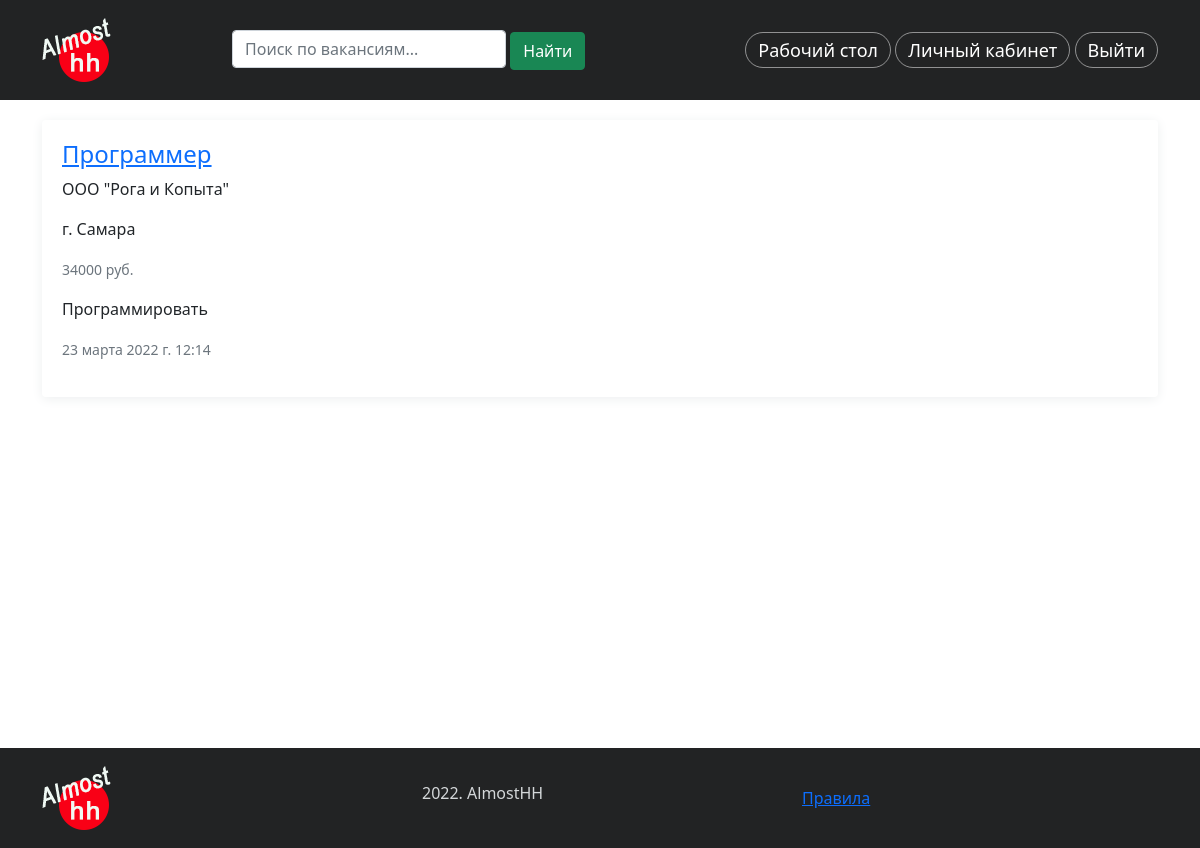
Before: /portal/find_job/ (signed in) with the older database file.
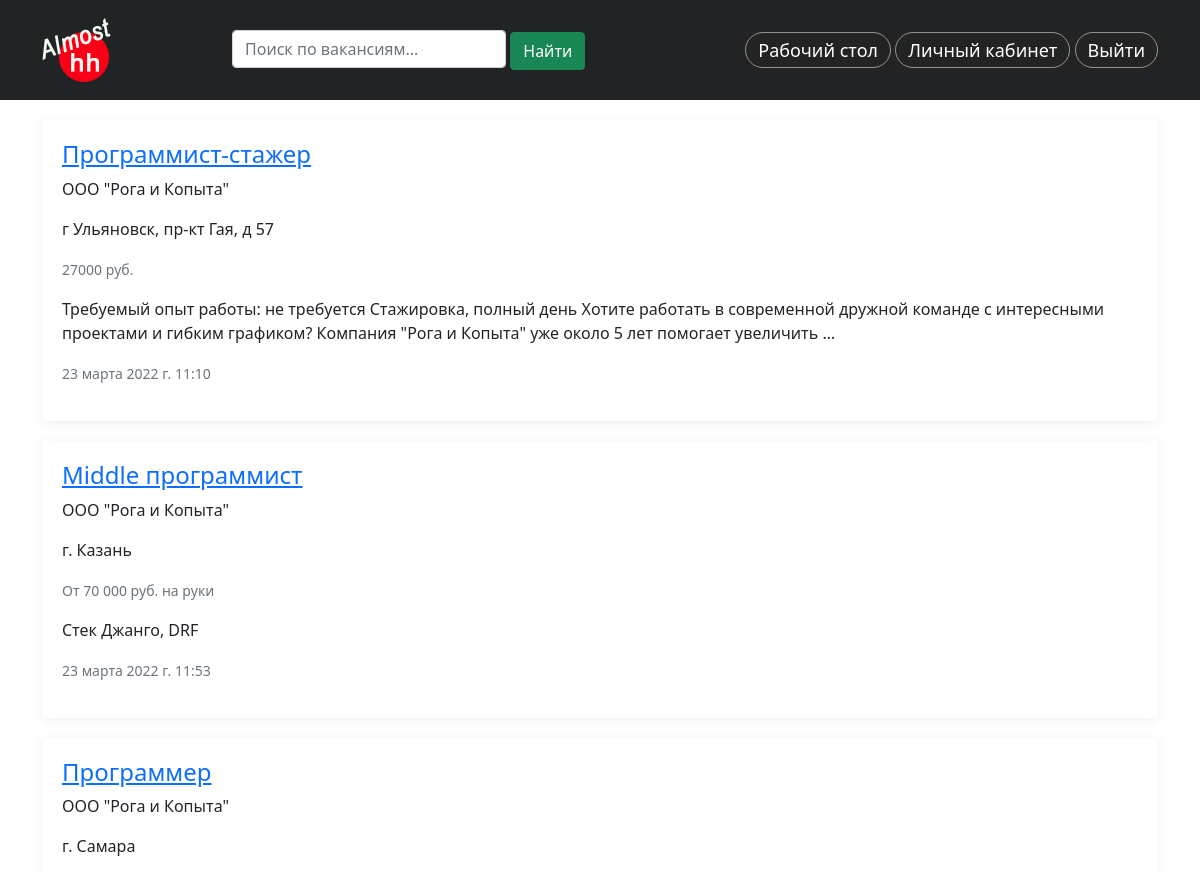
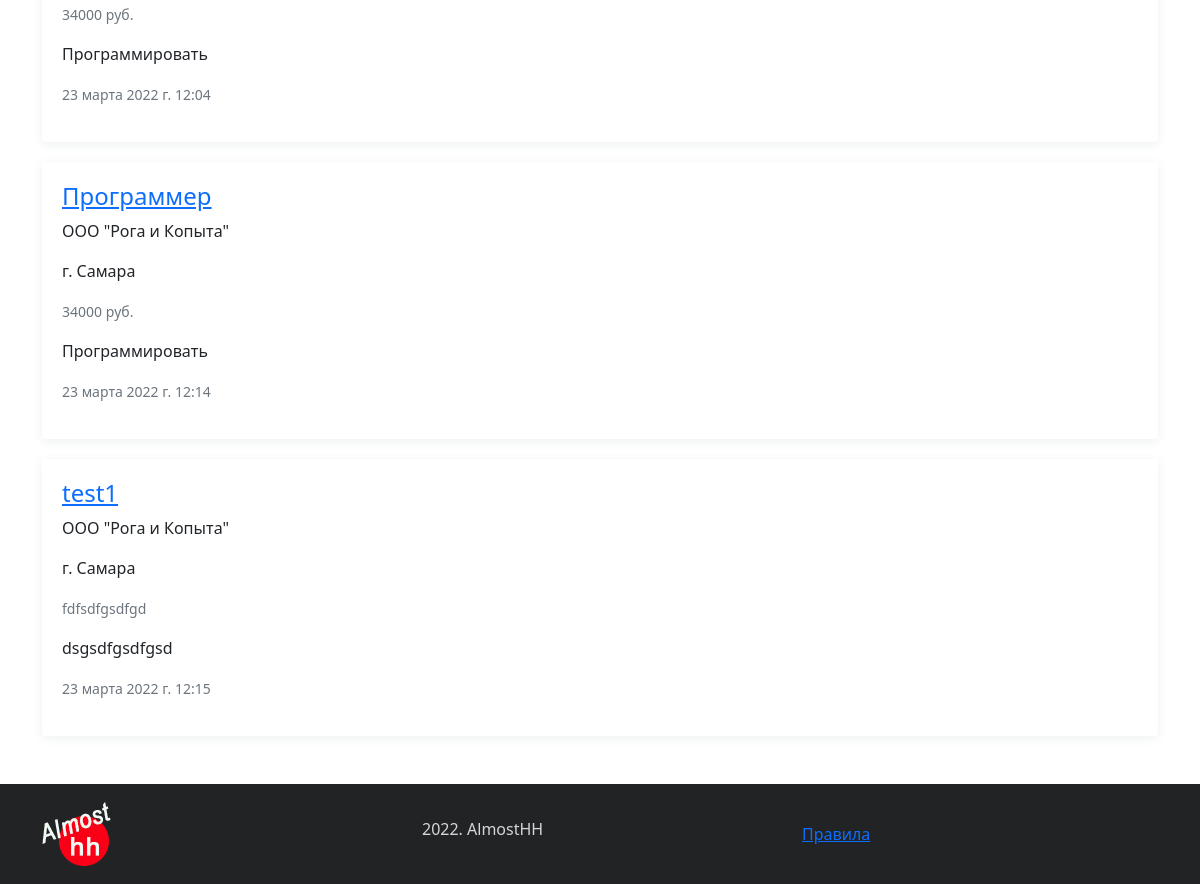
After: the same page with the newer database file (2 pictures, top to bottom).
### portal/models.py (models this page shows, shortened)
class Vacancy(models.Model):
    STATUS_CHOICES = (
        ('draft', 'Черновик'),
        ('send', 'Отправлено'),
        ('published', 'Опубликовано'),
        ('rework', 'На доработку'),
    )
    title = models.CharField(max_length=100, verbose_name='Наименование')
    slug = models.SlugField(max_length=100, verbose_name='Слаг')
    salary = models.CharField(max_length=150, verbose_name='Зарплата')
    company = models.ForeignKey(CompanyCard, on_delete=models.CASCADE,
                                verbose_name='Компания',
                                related_name='vacancies')
    description = models.TextField(verbose_name='Описание вакансии')
    address = models.CharField(max_length=200, verbose_name='Адрес вакансии')
    publish = models.DateTimeField(default=timezone.now)
    created = models.DateTimeField(auto_now_add=True)
    updated = models.DateTimeField(auto_now=True)
    comment = models.TextField(verbose_name='Комментарий', blank=True)
    status = models.CharField(max_length=15, choices=STATUS_CHOICES,
                              default='draft',
                              verbose_name='Статус')
    resumes = models.ManyToManyField('Resume', through='FeedbackAndSuggestion',
                                     through_fields=('vacancy', 'resume'),
                                     related_name='vacancies')

class CompanyCard(models.Model):
    STATUS_CHOICES = (
        ('draft', 'Черновик'),
        ('send', 'Отправлено'),
        ('published', 'Опубликовано'),
        ('rework', 'На доработку'),
    )
    title = models.CharField(max_length=100, verbose_name='Наименование',
                             unique=True)
    slug = models.SlugField(max_length=100, unique=True, verbose_name='Слаг',
                            blank=True, null=True)
    description = models.TextField(max_length=700, verbose_name='Описание',
                                   blank=True)
    logo = models.ImageField(upload_to=f'companies/{slug}/', blank=True,
                             verbose_name='Лого')
    user = models.OneToOneField(User, on_delete=models.CASCADE,
                                verbose_name='Регистратор')
    contact = models.TextField(max_length=200, verbose_name='Контакты')
    publish = models.DateTimeField(default=timezone.now)
    created = models.DateTimeField(auto_now_add=True)
    updated = models.DateTimeField(auto_now=True)
    status = models.CharField(max_length=15, choices=STATUS_CHOICES,
                              default='draft',
                              verbose_name='Статус')
    def __str__(self):
        return self.title

### portal/views.py (the view)
# urls.py: path('find_job/', views.find_job, name='find_job'),
@login_required()
def find_job(request):
    query = request.GET.get('q')
    job = Vacancy.objects.filter(status='published')
    if not query:
        return render(request, 'portal/account/find_job.html', {'job': job})
    job = job.filter(title__icontains=query)
    return render(request, 'portal/account/find_job.html', {'job': job})

### portal/templates/portal/account/find_job.html (shortened to what this page needs)
{% extends "news/base.html" %}
{% block content %}
<div class="container">
    <div class="row">
        {% for s_job in job %}
        <div class="col-12">
            <div class="find_job">
                <h2>
                    <a href="{% url 'portal:vacancy_detail' s_job.id %}">{{ s_job.title }}</a>
                </h2>
                <p class="content">{{ s_job.company}}</p>
                <p class="content">{{ s_job.address}}</p>
                <p class="content"><small class="text-muted">{{ s_job.salary}}</small></p>
                <p class="content">{{ s_job.description|truncatewords:30|linebreaks }}</p>
                <p class="content"><small class="text-muted">{{ s_job.publish}}</small></p>
            </div>
        </div>
        {% endfor %}
    </div>
</div>
{% endblock %}

Changed rows visible on the page:
now on this page (row edited): Vacancy: title "Программист-стажер", company "ООО \"Рога и Копыта\"", address "г Ульяновск, пр-кт Гая, д 57", salary "27000 руб.", description "Требуемый опыт работы: не требуется Стажировка, полный день Хотите работать в современной дружной команде с интересными проектами и гибким графиком? Компания \"Рога и Копыта\" уже около 5 лет помогает увеличить …", publish "23 марта 2022 г. 11:10"
now on this page (row edited): Vacancy: title "Middle программист", company "ООО \"Рога и Копыта\"", address "г. Казань", salary "От 70 000 руб. на руки", description "Стек Джанго, DRF", publish "23 марта 2022 г. 11:53"
now on this page (row edited): Vacancy: title "Программер", company "ООО \"Рога и Копыта\"", address "г. Самара", salary "34000 руб.", description "Программировать", publish "23 марта 2022 г. 12:04"
now on this page (row edited): Vacancy: title "test1", company "ООО \"Рога и Копыта\"", address "г. Самара", salary "fdfsdfgsdfgd", description "dsgsdfgsdfgsd", publish "23 марта 2022 г. 12:15"
